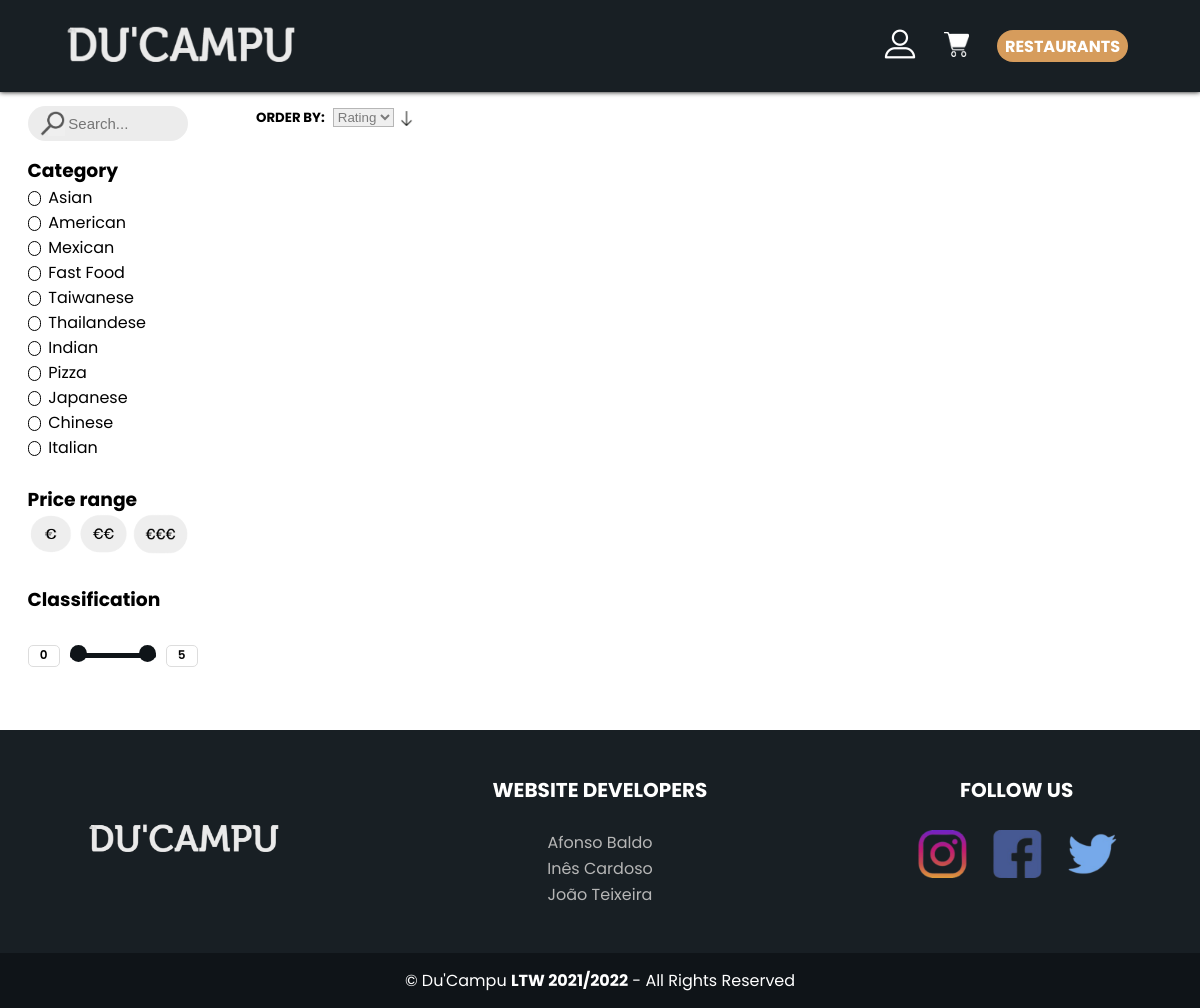
The page /restaurants.php on the database as committed earlier.
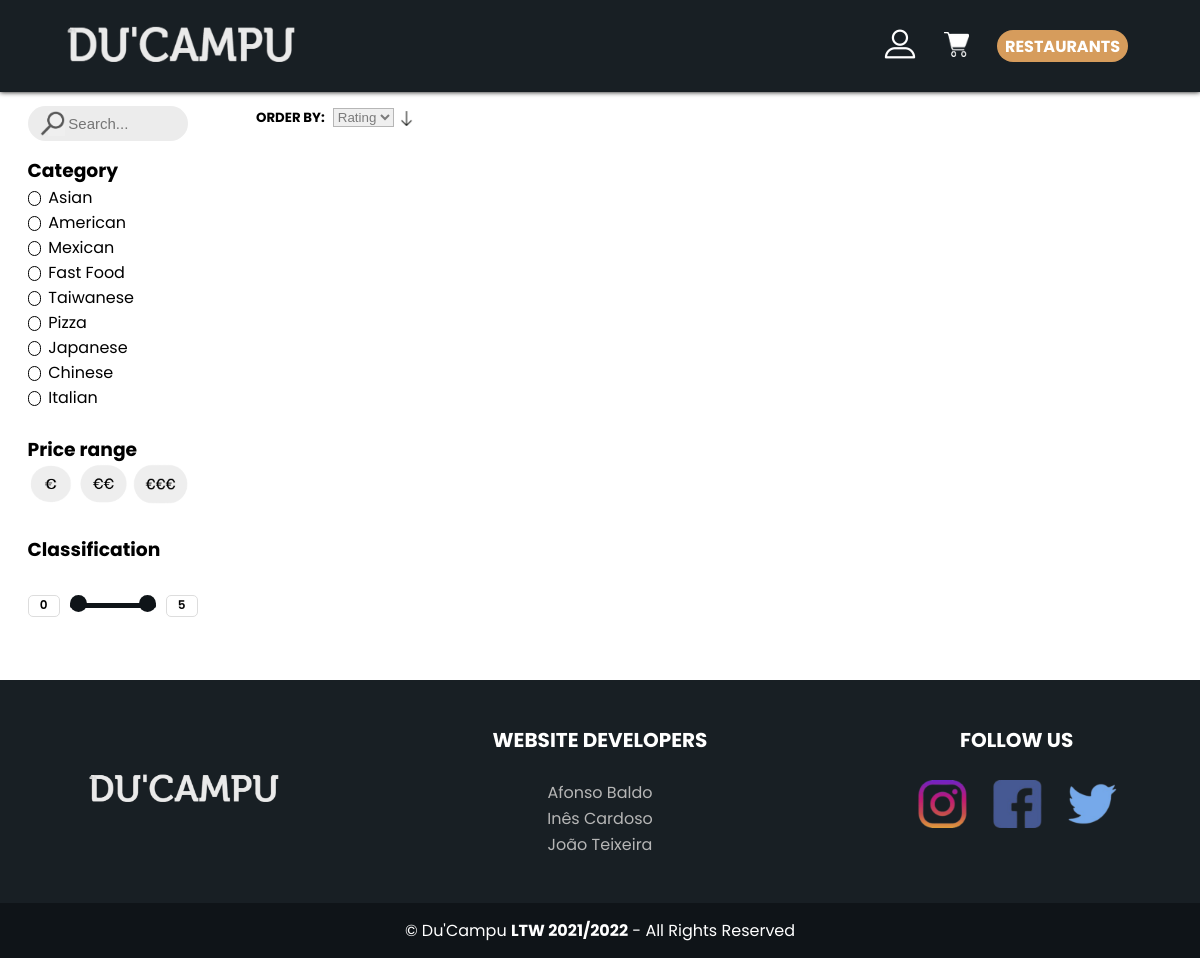
The same page on the database as committed later.
### tables this page shows
CREATE TABLE "Category" (
	"id"	INTEGER,
	"name"	TEXT NOT NULL UNIQUE,
	PRIMARY KEY("id" AUTOINCREMENT)
);

### database/category.class.php (called while the page is built, shortened)
<?php
    class Category{
        public function __construct(int $id, string $name){
            $this->id = $id;
            $this->name= $name;
        }
        static function getCategories(PDO $db) : ?array {
            $stmt = $db->prepare('SELECT * FROM Category;');
            $stmt->execute();
            $category = array();
            while ($category_data = $stmt->fetch()) {
                $category[] = new Category(
                intval($category_data['id']),
                $category_data['name'],
                );
            }
            return $category;
        }
    }
?>

### template/essentials.tpl.php (the view, shortened to what this page needs)
<?php
    require_once(__DIR__ . '/../utils/session.php');
    require_once(__DIR__ . '/../database/category.class.php');
    function show_header_menu(){
        $search_text = "";
        ?>
    <header class="menu">
        <nav>
            <a href = "index.php"> <img src = "images/logo.png" id= "logo"> </a>
            <div class = "nav-links">
                <ul>
                    <li id="profile_list_item">
                        <label for="profile">
                            <img clickable src="images/profile.png" id = "profileIcon"
                                onmouseover="this.src = 'images/profileHoover.png'"  onmouseout="this.src = 'images/profile.png'">
                        </label>
                </li>
                </ul>
                    <li id="cart_list">
                        <label for="cart"  onclick="show_cart()" > <img clickable src="images/cart1.png" alt="Cart" id = "cartIcon"
                        onmouseover="this.src = 'images/cart1Hoover.png'"  onmouseout="this.src = 'images/cart1.png'"></label>
                    </li>
                    <li> <a href ="restaurants.php" id = "restaurantIcon" >RESTAURANTS</a></li>
            </div>
        </nav>
    </header>
<?php
}
    $session = new Session(); ?>
<?php
function show_footer(){?>
<footer class="pageFooter">
    <div class = information>
        <div class = "box">
            <figure>
                <a href = "index.php"> <img src = "images/logo.png"> </a>
            </figure>
        </div>
        <div class="box">
            <h2>WEBSITE DEVELOPERS</h2>
            <p>Afonso Baldo</p>
            <p>Inês Cardoso</p>
            <p>João Teixeira</p>
        </div>
        <div class="box">
            <h2>FOLLOW US</h2>
                <a href = "https://www.instagram.com/world_record_egg/" class ="socialLogo"> <img src = "images/logosSocialMedia.png"></a>
        </div>
        </div>
    <div class = "copyright">
        <p>&copy; Du'Campu <b>LTW 2021/2022</b> - All Rights Reserved</p>
    </div>
</footer>
<?php }
function show_restaurant_category($selected = array()){ ?>
    <section class= "categories" >
    <p><h3>Category</h3></p>
    <?php
        $db = getDatabaseConnection();
        foreach(Category::getCategories($db) as $category ){
            ?>
            <label for="<?php echo ($category->id);?>" >
            <?php echo (htmlentities($category->name));?></label>
            <br>
            <?php
        }
    ?>
    </section>
<?php
}
function show_price_range_checkbox(){
    ?>
        <section class = "price-range">
            <p><h3>Price range</h3></p>
            <label for="euro" > <img clickable src="images/euro.png" id= "euroo" width="47px" height="40px" alt="euro" ></label>
            <label for="doiseuro" > <img clickable src="images/2euro.png" id= "doiseuroo" width="50px" height="40px" alt="2euro"></label>
            <label for="treseuro" > <img clickable src="images/3euro.png" id= "treseuroo" width="55px" height="40px" alt="3euro"></label>
        </section>
    <?php
}
    ?>

### restaurants.php (shortened to what this page needs)
<?php
require_once(__DIR__ . '/template/essentials.tpl.php');
require_once(__DIR__ . '/database/category.class.php');
?>
<!DOCTYPE html>
<html>
<head>
    <link rel="stylesheet" href="css/restaurantList.css">
    <link rel="stylesheet" href="css/headerFooter.css">
    <link rel="stylesheet" href="css/cart.css">
    <link rel="stylesheet" href="css/drawler.css">
    <link rel="stylesheet" href="css/inputBox.css">
</head>
<body>
    <?php
        show_header_menu();
    ?>
    <main class = "restaurantsListPage">
        <section class = "restaurantsList">
            <section class = "filters drawler_container">
                <section class = "searchBoxContainer">
                    <form action="" class ="search-bar">
                        <button type="submit"><img src="images/search.png"></button>
                        <input type="search" name="search" placeholder= "Search..." value="<?php
                        if ($search_text !== null) echo(htmlentities($search_text))
                        ?>">
                    </form>
                </section>
                <br>
                <?php show_restaurant_category(); ?>
                <br>
                <?php
                    show_price_range_checkbox();
                ?>
                <br>
                <br>
                <br>
                <br>
                <section class = "classification">
                    <p><h3>Classification</h3></p>
                    <section class = "slider">
                        <div class="min-value numberVal">
                            <span class="number"  disabled>0</span>
                        </div>
                        <div class="range-slider">
                            <div class="progress"></div>
                        </div>
                        <div class="max-value numberVal">
                            <span class="number" disabled>5</span>
                        </div>
                    </section>
                </section>
            </section>
            <section class = "orderBy">
                <h5>ORDER BY:</h5>
                <select id="sorter" csrf="<?=$_SESSION['csrf'] ?>">
                    <option value="rating"> Rating</option>
                </select>
                <input type="checkbox" id="asc"> <label for="asc">
                <img clickable src="images/down.png" width="15px" height="15px" alt="asc" id="down" > <br>
            </section>
            <section class = "restaurants">
            </section>
        </section>
    </main>
    <?php show_footer(); ?>
</body>
</html>

### css/restaurantList.css (style rules this page uses)
* { margin: 0; padding: 0; }
[clickable] { cursor: pointer ; }
.orderBy { grid-column-start: 2; display:flex; flex-direction: row; height: 1.2em; margin: 0.5em; }
.orderBy #sorter { margin-left: 0.6em; margin-right: 0.4em; border-color:#b6b6b6; font-weight: lighter; color:rgb(123, 123, 123) }
.searchBoxContainer { width: 120px; height: 15px; display: flex; align-items: center; margin-top: 1em; }
.search-bar { width: 120px; height: 15px; background-color: rgb(15,20,24, 0.08); display: flex; align-items: center; border-radius: 60px; padding: 10px 20px; }
.search-bar input { width: 110px; background: transparent; flex:1; border: none; outline: none; font-size: 15px; padding-left: 0.25em; }
.search-bar button img { width: 25px; height: 25px; bottom: 5px; margin-bottom: 5px; margin-left: -8px; }
.search-bar button { border:0; width: 25px; height: 25px; cursor: pointer; display: block; }
.filters { grid-column-start: 1; grid-row: 1 / span 2; position: sticky; top:0; font-family: 'Poppins', sans-serif; padding: 0 10px; padding-bottom: 20px; margin-left: 0.6em;; }
.filters p { font-weight: 800; }
.slider { position: relative; display: flex; justify-content: center; align-items:center; width: 170px; height: 80px; background: white; border-radius: 20px; }
.slider .range-slider { position: relative; width: 800px; height: 5px; background: #ddd; top: 1px; margin: 10px; }
.slider .range-slider .progress { height: 100%; background: rgb(15,20,24); border-radius: 50px; position: absolute; }
.slider .number { display: inline-block; width: 30px; height: 20px; background: white; border: 1px solid #ddd; font-size: 12px; font-weight: 600; text-align: center; border-radius: 5px; }
.price-range { float: left; display:block; }
.categories input[type=checkbox] +label:before { content: ""; border: 0.1em solid #000; border-radius: 0.2em; display: inline-flex; flex-direction: row; width: 0.5em; height: 0.5em; padding-top: 0.15em; padding-left: 0.2em; padding-bottom: 0.15em; margin-right: 0.2em; vertical-align: middle; color: transparent; transition: .2s; border-radius: 35px; }
.restaurantsListPage { font-family: 'Poppins', sans-serif; margin: 0.5em; margin-right: 0; margin-bottom: 1em; }
.restaurantsList { display: grid; grid-template-columns: 15em 1fr; grid-template-rows: auto 1fr; }
.restaurants { display: flex; flex-direction: row; flex-wrap: wrap; grid-column-start: 2; align-content: flex-start; }

### css/headerFooter.css (style rules this page uses)
body { min-height: 100vh; display:flex; flex-direction:column; margin:0; padding: 0; }
.menu nav { display: flex; justify-content: space-between; align-items: center; padding: 1% 5%; }
.menu .nav-links { flex:1; text-align:right; }
.menu .nav-links ul li { padding: 10px 12px; position: relative; display: inline-block; vertical-align: middle; }
header.menu { width:100%; background-color: rgb(24, 31, 36); background-size: 100vw 100vh; box-shadow: rgb(0, 0, 0) 0px 0px 5px; }
.menu .nav-links ul li { list-style: none; align-items:center; justify-content:center; }
.menu .nav-links ul li a { color: white; text-decoration: none; font-family: 'Poppins', sans-serif; }
.menu #restaurantIcon { background-color:rgb(214, 156, 92); padding: 0.3em; border-radius: 20px; font-size: 16px; font-weight: bold; padding-right: 0.5em; padding-left: 0.5em; }
.menu #profileIcon { width: 32px; height: 32px; }
.menu #logo { width: 15em; height: 4em; }
.menu #cartIcon { width: 25px; height: 25px; }
.pageFooter { margin-top:auto; }
.pageFooter .information { margin: auto; display: grid; grid-template-columns:repeat(3, 1fr); grid-gap: 50px; }
.pageFooter .information .box { margin-left:auto; margin-right:auto; justify-content: center; align-items:center; }
.pageFooter .information .box h2 { margin-bottom: 25px; }
.pageFooter .information .box figure { display: flex; justify-content: center; align-items:center; }
.pageFooter { background-color: rgb(24, 31, 36); font-family: 'Poppins', sans-serif; width: 100%; }
.pageFooter .information { width: 100%; max-width: 1200px; padding: 45px 0px; }
.pageFooter .information .box figure { width: 100%; height: 100%; }
.pageFooter .information .box img { width: 200px; align-items:center; }
.pageFooter .information .box h2 { font-size: 20px; color: white; text-align: center; }
.pageFooter .information .box p { margin-bottom: 1px; color: #b6b6b6; text-align: center; }
.pageFooter .copyright { background-color: rgb(15,20,24); padding: 15px 10px; text-align: center; color: white; }

Rows that differ between the two databases and show on the page:
removed category: name "Thailandese"
removed category: name "Indian"
